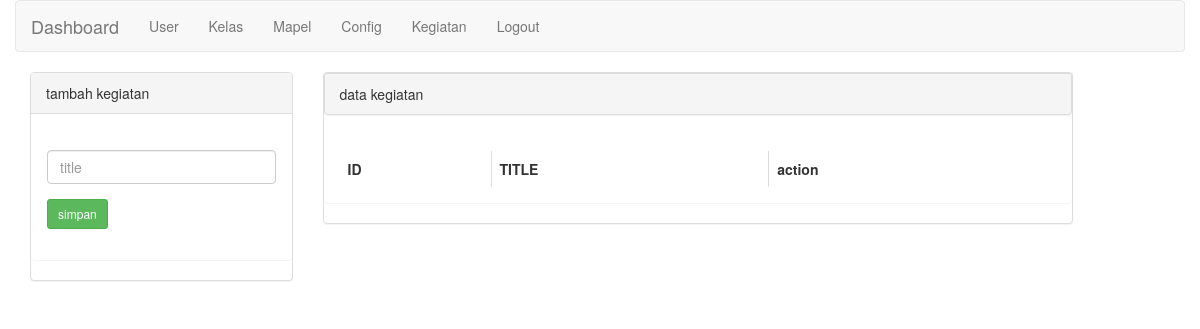
/admin/kegiatan.php (signed in), run on an earlier commit of the app's database.
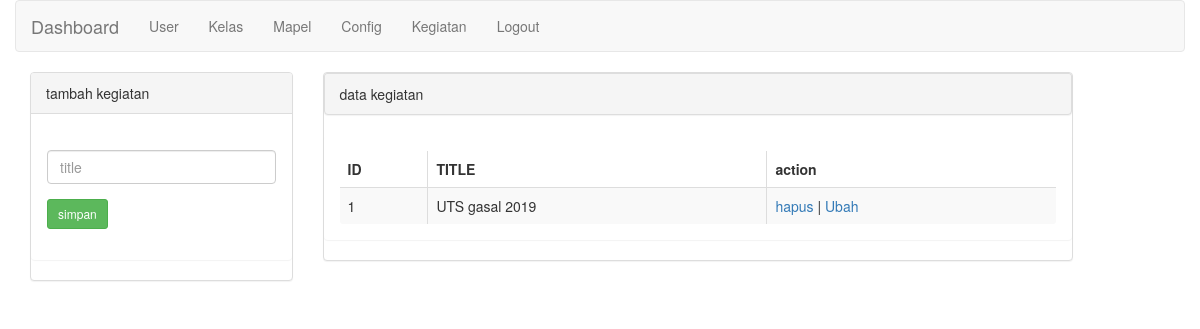
And on a later commit of the database.
### tables this page shows
CREATE TABLE `kegiatan` (
  `id` int(11) NOT NULL,
  `title` varchar(255) NOT NULL,
  `created` datetime NOT NULL DEFAULT CURRENT_TIMESTAMP,
  `updated` datetime NOT NULL DEFAULT CURRENT_TIMESTAMP ON UPDATE CURRENT_TIMESTAMP
);

### classes/kegiatan.php (called while the page is built, shortened)
<?php
class Kegiatan
{
    private $db_conn;
    private $table_name = "kegiatan";
    public function __construct($db)
    {
        $this->db_conn = $db;
    }
    function getAll($assoc = FALSE)
    {
        $sql = "SELECT id, title FROM " . $this->table_name . "  ORDER BY title";
        $prep_state = $this->db_conn->prepare($sql);
        $prep_state->execute();
        $data = array();
        while ($row = $prep_state->fetch(PDO::FETCH_ASSOC)){
            $data[] = $row;
        }
        return $data;
    }
}

### admin/kegiatan.php (the view, shortened to what this page needs)
<!DOCTYPE html>
<html>
<head>
	<link href="../library/css/bootstrap.min.css" rel="stylesheet">
</head>
<body>
	<?php
	if(!empty($_SESSION['user']))
	{
		include_once '../classes/kegiatan.php';
		include_once '../initial.php';
		$kegiatan = new kegiatan($db);
		$ubah_kegiatan = array();
		$data = $kegiatan->getAll();
		?>
		<div class="container">
			<div class="row">
				<?php include 'menu.php' ?>
				<div class="col-md-12">
					<div class="row">
						<div class="col-md-3">
							<form action="" method="post">
								<div class="panel panel-default">
									<div class="panle panel-heading">
										tambah kegiatan
									</div>
									<div class="panel panel-body">
										<br>
										<form action="" method="post">
											<div class="form-group">
												<input type="text" name="title" class="form-control" placeholder="title" value="<?php echo @$ubah_kegiatan['title'] ?>">
											</div>
											<div class="form-group">
												<button class="btn btn-sm btn-success">simpan</button>
											</div>
										</form>
									</div>
								</div>
							</form>
						</div>
						<div class="col-md-8">
							<div class="panel panel-default">
								<div class="panel panel-heading">
									data kegiatan
								</div>
								<div class="panel panel-body">
									<div class="table-responsive">
										<table id="kegiatan" class="table table-bordered table-striped">
										<thead>
										<tr>
											<th>ID</th>
											<th>TITLE</th>
											<th>action</th>
										</tr>
										</thead>
										<tbody>
												<?php
												if(!empty($data))
												{
													foreach ($data as $key => $value)
													{
														?>
														<tr>
															<td><?php echo $value['id'] ?></td>
															<td><?php echo $value['title'] ?></td>
															<td><a href="?hapus=<?php echo $value['id']?>" title="">hapus</a> | <a href="?edit=<?php echo $value['id']?>" title="">Ubah</a></td>
														</tr>
														<?php
													}
												}
												?>
										</tbody>
										</table>
									</div>
								</div>
							</div>
						</div>
					</div>
				</div>
			</div>
		</div>
		<?php
	}else{
		header('location: login.php');
	}
	?>
</body>
</html>

### admin/menu.php (shortened to what this page needs)
<nav class="navbar navbar-default">
  <div class="container-fluid">
    <div class="navbar-header">
      <a class="navbar-brand" href="index.php">Dashboard</a>
    </div>
    <div class="collapse navbar-collapse" id="menu_main">
      <ul class="nav navbar-nav">
        <li><a href="user.php">User</a></li>
        <li><a href="kelas.php">Kelas</a></li>
        <li><a href="mapel.php">Mapel</a></li>
        <li><a href="config.php">Config</a></li>
        <li><a href="kegiatan.php">Kegiatan</a></li>
        <li><a href="logout.php" onclick="if(confirm('apakah anda yakin ingin logout ?')){}else{return false;};">Logout</a></li>
      </ul>
    </div>
  </div>
</nav>

What changed in the data, as far as the page shows it:
added kegiatan: id "1", title "UTS gasal 2019"
